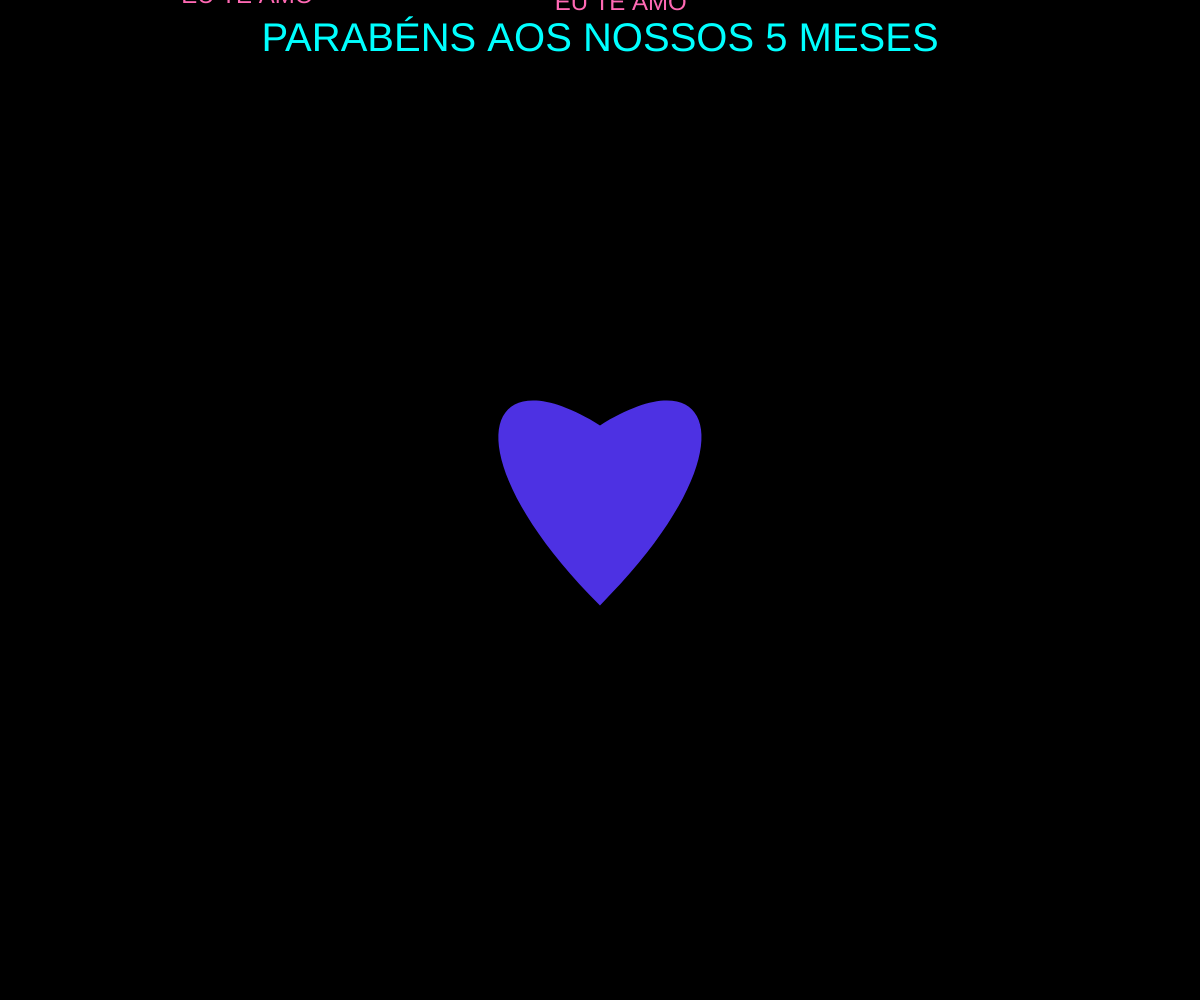
Frame 1 (no input)
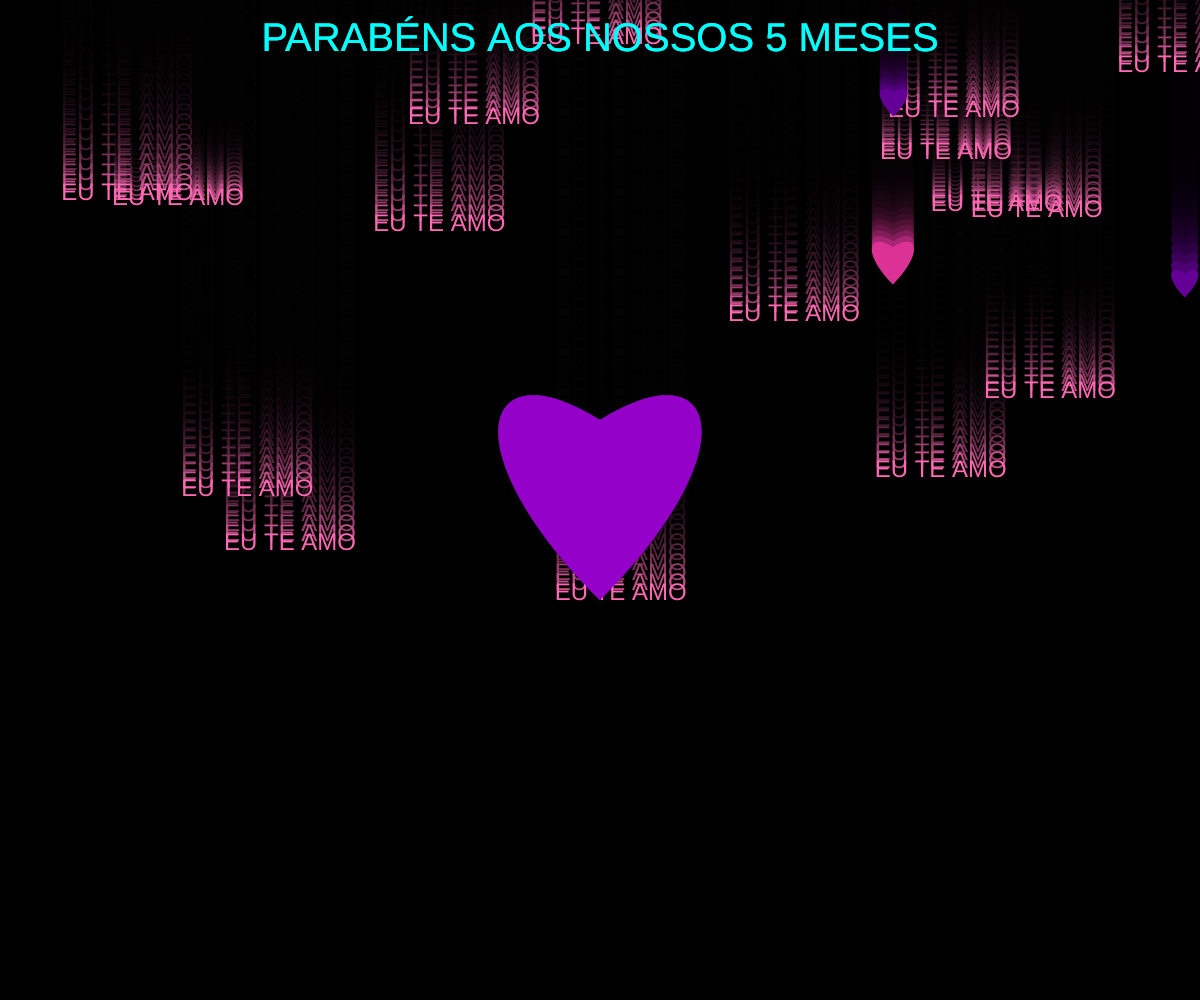
Frame 60 (no input)
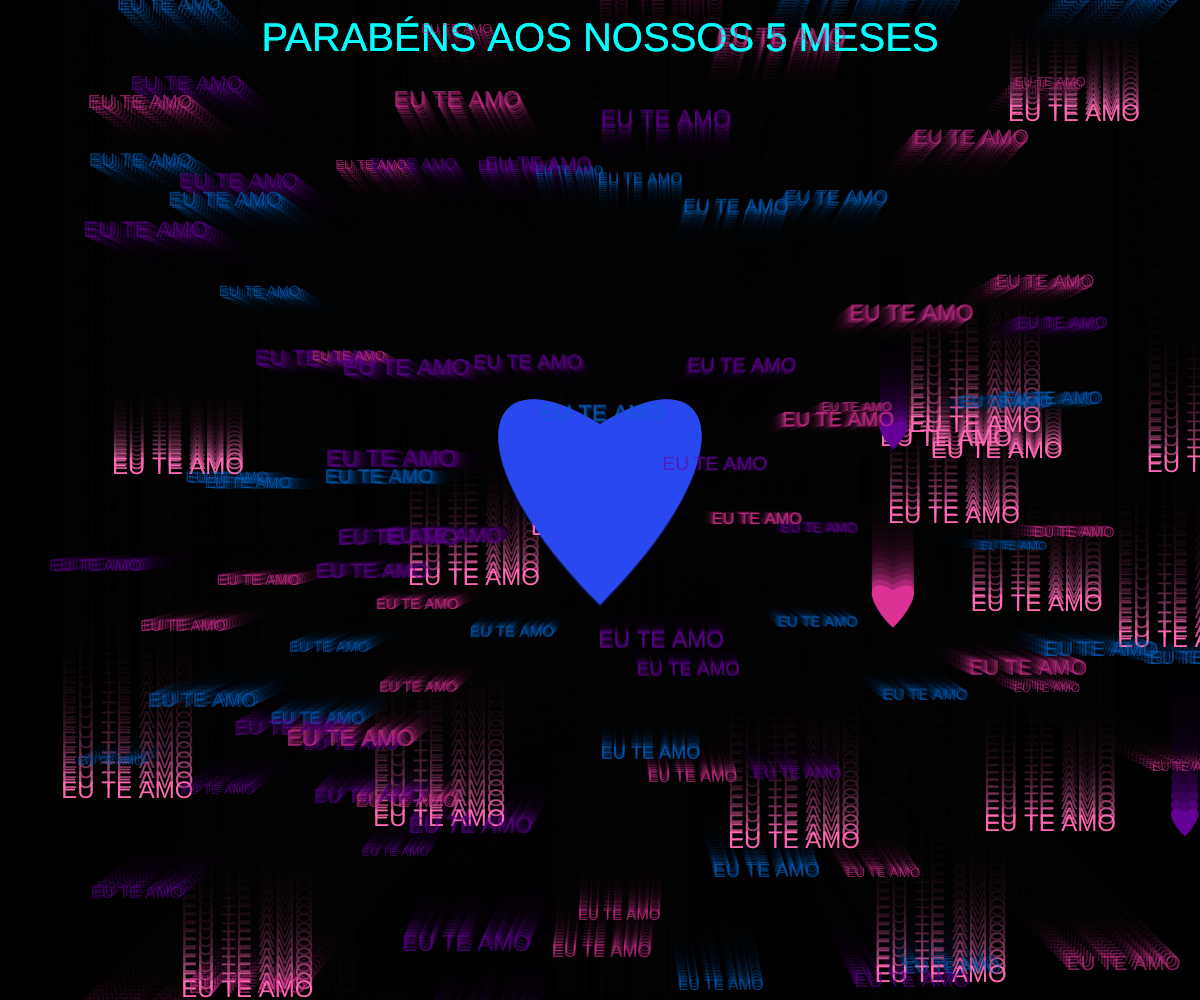
Frame 120 (the mouse pressed at the canvas centre since frame 60)

The p5.js sketch that drew these frames (run headless with seeded random() and noise() and a simulated clock; from frame 60 on, the mouse is pressed at the canvas centre):

// p5.js sketch
// ── sketch.js
let gotas = [];
// Aumentado o tamanho do texto "TE AMO"
let tamanhoTexto = 24; // Antes era 16, agora 24 para ser maior
let corTexto = [255, 105, 180]; // Rosa choque para o texto (RGB)

// NOVAS CORES BASE PARA O CORAÇÃO PRINCIPAL
let corCoracaoBase1 = [0, 100, 255]; // Azul
let corCoracaoBase2 = [150, 0, 200]; // Roxo
let corCoracao = []; // Será dinamicamente atualizada entre azul e roxo

let coracaoPiscando = false;
let tempoPiscando = 0;
let duracaoPiscar = 200; // ms

// --- Variáveis para a explosão ---
let particulasExplosao = [];
let maxParticulasExplosao = 100; // Quantidade de "TE AMO" na explosão
let velocidadeExplosaoMin = 5;
let velocidadeExplosaoMax = 20;
// TEMPO DE VIDA DA PARTÍCULA DA EXPLOSÃO REDUZIDO PARA 2.5 SEGUNDOS
let tempoVidaParticula = 150; // Antes era 300, agora 150 (para 2.5 segundos)

// CORES PARA AS PARTÍCULAS DA EXPLOSÃO E CORAÇÕES CAINDO (Azul, Roxo, Rosa)
// Cores ajustadas para serem um pouco mais escuras e vibrantes
const coresExplosao = [
    [220, 50, 150],   // Rosa mais escuro e vibrante
    [100, 0, 150],    // Roxo mais escuro e vibrante
    [0, 100, 200]     // Azul mais escuro e vibrante
];

// --- NOVAS VARIÁVEIS PARA A MENSAGEM SUPERIOR ---
let mensagemSuperior = "PARABÉNS AOS NOSSOS 5 MESES";
let corMensagemSuperior = [0, 255, 255]; // Ciano vibrante
let tamanhoMensagemSuperior = 40; // Tamanho do texto da mensagem

// --- NOVAS VARIÁVEIS PARA OS CORAÇÕES CAINDO ---
let coracoesCaindo = []; // Array para armazenar os corações que caem
let numCoracoesCaindo = 80; // Quantidade de corações caindo (ajuste conforme a densidade desejada)

// Aumentado o número de colunas de texto para manter a densidade mesmo com o texto maior
let numColunas = 450; // Mantido em 450, mas com texto maior, a densidade visual aumenta.


function setup() {
    createCanvas(windowWidth, windowHeight);
    background(0);
    frameRate(60);

    // Inicializa as "gotas" de texto
    for (let i = 0; i < numColunas; i++) {
        gotas.push(new Gota(i * (width / numColunas)));
    }

    // Inicializa os corações caindo
    for (let i = 0; i < numCoracoesCaindo; i++) {
        coracoesCaindo.push(new HeartGota(random(width))); // Corações começam em posições X aleatórias
    }
}

function draw() {
    // Fundo semi-transparente para o rastro geral.
    // Aumentado para 60 para reduzir o rastro nos corações caindo.
    background(0, 60); // Antes era 40

    // ATUALIZA A COR DO CORAÇÃO PRINCIPAL DINAMICAMENTE
    // O fator lerpFactor oscila suavemente entre 0 e 1
    let lerpFactor = (sin(frameCount * 0.03) + 1) / 2; // Mais lento para transição suave
    let interpolatedColor = lerpColor(color(corCoracaoBase1[0], corCoracaoBase1[1], corCoracaoBase1[2]), color(corCoracaoBase2[0], corCoracaoBase2[1], corCoracaoBase2[2]), lerpFactor);
    // Converte o objeto p5.Color de volta para um array RGB
    corCoracao = [interpolatedColor.levels[0], interpolatedColor.levels[1], interpolatedColor.levels[2]];


    // Desenha e atualiza as gotas de chuva (TE AMO)
    for (let gota of gotas) {
        gota.cair();
        gota.mostrar();
    }

    // Desenha e atualiza os corações caindo
    // CORREÇÃO AQUI: 'for (let heartGota of coracoesCaindo)' em vez de 'for (let heartGota = coracoesCaindo)'
    for (let heartGota of coracoesCaindo) {
        heartGota.cair();
        heartGota.mostrar();
    }

    // --- DESENHA A MENSAGEM SUPERIOR ---
    fill(corMensagemSuperior[0], corMensagemSuperior[1], corMensagemSuperior[2]);
    noStroke();
    textSize(tamanhoMensagemSuperior);
    textAlign(CENTER, TOP); // Alinha o texto ao centro horizontal e ao topo vertical
    text(mensagemSuperior, width / 2, 20); // Posição: centro da largura, 20 pixels do topo
    textAlign(LEFT, BASELINE); // Reseta o alinhamento para o padrão (importante para o texto caindo)


    // Desenha o coração principal
    desenharCoracao();

    // Lógica para o coração principal piscar
    if (coracaoPiscando) {
        if (millis() - tempoPiscando > duracaoPiscar) {
            coracaoPiscando = false;
        }
    }

    // --- Atualiza e desenha as partículas de explosão ---
    for (let i = particulasExplosao.length - 1; i >= 0; i--) {
        let p = particulasExplosao[i];
        p.mover();
        p.mostrar();
        if (p.estaMorta()) {
            particulasExplosao.splice(i, 1); // Remove partículas mortas
        }
    }
}

// Classe para cada "gota" de texto (chuva de TE AMO)
class Gota {
    constructor(x) {
        this.x = x;
        this.y = random(-height * 20, 0); // Começa bem mais acima para alta densidade
        // VELOCIDADE DO TEXTO "EU TE AMO" CAINDO AUMENTADA UM POUCO
        this.velocidade = random(4, 10); // Antes era random(2, 7)
        this.texto = "EU TE AMO"; // Alterado de "TE AMO" para "EU TE AMO"
    }

    cair() {
        this.y += this.velocidade;
        if (this.y > height) {
            this.y = random(-height * 20, 0); // Reseta a posição Y
            this.velocidade = random(4, 10); // Nova velocidade aumentada
        }
    }

    mostrar() {
        fill(corTexto[0], corTexto[1], corTexto[2]);
        noStroke();
        textSize(tamanhoTexto); // Usa o tamanho de texto global
        text(this.texto, this.x, this.y);
    }
}

// --- NOVA CLASSE: Coração Caindo (HeartGota) ---
class HeartGota {
    constructor(x) {
        this.x = x;
        this.y = random(-height * 10, 0); // Corações podem começar um pouco mais acima ou abaixo do texto
        // VELOCIDADE DOS CORAÇÕES CAINDO CORTADA PELA METADE
        this.velocidade = random(3.5, 9); // Antes era random(7, 18)
        this.cor = random(coresExplosao); // Cor aleatória entre azul, roxo e rosa
        // TAMANHO DOS CORAÇÕES CAINDO MENOR
        this.tamanhoBase = random(tamanhoTexto * 0.8, tamanhoTexto * 1.5); // Antes era 1.5 a 2.5
    }

    cair() {
        this.y += this.velocidade;
        if (this.y > height) {
            this.y = random(-height * 10, 0); // Reseta a posição Y
            this.velocidade = random(3.5, 9); // Nova velocidade cortada pela metade
            this.cor = random(coresExplosao); // Nova cor ao resetar
        }
    }

    mostrar() {
        fill(this.cor[0], this.cor[1], this.cor[2]);
        noStroke();

        push(); // Salva o estado atual das transformações
        translate(this.x, this.y); // Move para a posição do coração

        // Desenha o coração (código adaptado da função desenharCoracao)
        beginShape();
        vertex(0, this.tamanhoBase * 0.7);

        bezierVertex(
            -this.tamanhoBase * 1.0, -this.tamanhoBase * 0.3,
            -this.tamanhoBase * 0.8, -this.tamanhoBase * 1.0,
            0, -this.tamanhoBase * 0.5
        );

        bezierVertex(
            this.tamanhoBase * 0.8, -this.tamanhoBase * 1.0,
            this.tamanhoBase * 1.0, -this.tamanhoBase * 0.3,
            0, this.tamanhoBase * 0.7
        );
        endShape(CLOSE);
        pop(); // Restaura o estado salvo
    }
}


// --- CLASSE: Partícula para a explosão ---
class ParticulaExplosao {
    constructor(x, y) {
        this.x = x;
        this.y = y;
        this.velocidadeX = random(-velocidadeExplosaoMax, velocidadeExplosaoMax);
        this.velocidadeY = random(-velocidadeExplosaoMax, velocidadeExplosaoMax);
        this.texto = "EU TE AMO"; // Alterado de "TE AMO" para "EU TE AMO"
        this.alpha = 255; // Transparência inicial
        this.tempoVida = tempoVidaParticula; // Contador de frames
        // TAMANHO DAS LETRAS DA EXPLOSÃO MENORES
        this.tamanho = random(tamanhoTexto * 0.5, tamanhoTexto * 1.0); // Antes era 0.8 a 1.5
        this.cor = [...random(coresExplosao), this.alpha]; // Copia a cor e adiciona o alpha
    }

    mover() {
        this.x += this.velocidadeX;
        this.y += this.velocidadeY;
        // Fator de desaceleração para a explosão (mantido para dispersão)
        // Diminuído o fator de desaceleração para mais rastro (partículas persistem mais)
        this.velocidadeX *= 0.97; // Antes era 0.95
        this.velocidadeY *= 0.97; // Antes era 0.95
        this.tempoVida--;
        // Alpha mapeado para mais rastro na explosão
        this.alpha = map(this.tempoVida, 0, tempoVidaParticula, 0, 255); // Mantido em 255 para rastro forte
        this.cor[3] = this.alpha;
    }

    mostrar() {
        fill(this.cor[0], this.cor[1], this.cor[2], this.cor[3]);
        noStroke();
        textSize(this.tamanho);
        text(this.texto, this.x, this.y);
    }

    estaMorta() {
        return this.tempoVida < 0;
    }
}


// FUNÇÃO DO CORAÇÃO PRINCIPAL
function desenharCoracao() {
    // TAMANHO DO CORAÇÃO PRINCIPAL MENOR
    let tamanhoBase = width / 8; // Antes era width / 6

    let offset = sin(frameCount * 0.08) * 5;

    // A cor atual do coração agora é a dinamicamente interpolada ou uma versão clara dela
    let corAtual;
    if (coracaoPiscando) {
        // Cria uma versão mais clara da cor interpolada atual
        corAtual = [
            min(corCoracao[0] + 50, 255), // Garante que o valor não exceda 255
            min(corCoracao[1] + 50, 255),
            min(corCoracao[2] + 50, 255)
        ];
    } else {
        corAtual = corCoracao; // Usa a cor interpolada entre azul e roxo
    }

    let escalaCoracao = coracaoPiscando ? 1.15 : 1.0;

    push();
    translate(width / 2, height / 2 + offset);
    scale(escalaCoracao);

    fill(corAtual[0], corAtual[1], corAtual[2]);
    noStroke();

    beginShape();
    vertex(0, tamanhoBase * 0.7);

    bezierVertex(
        -tamanhoBase * 1.0, -tamanhoBase * 0.3,
        -tamanhoBase * 0.8, -tamanhoBase * 1.0,
        0, -tamanhoBase * 0.5
    );

    bezierVertex(
        tamanhoBase * 0.8, -tamanhoBase * 1.0,
        tamanhoBase * 1.0, -tamanhoBase * 0.3,
        0, tamanhoBase * 0.7
    );
    endShape(CLOSE);

    pop();
}

function mousePressed() {
    coracaoPiscando = true;
    tempoPiscando = millis();

    for (let i = 0; i < maxParticulasExplosao; i++) {
        particulasExplosao.push(new ParticulaExplosao(width / 2, height / 2));
    }
}

function windowResized() {
    resizeCanvas(windowWidth, windowHeight);
    gotas = [];
    for (let i = 0; i < numColunas; i++) {
        gotas.push(new Gota(i * (width / numColunas)));
    }
    // Reinicializa os corações caindo ao redimensionar
    coracoesCaindo = [];
    for (let i = 0; i < numCoracoesCaindo; i++) {
        coracoesCaindo.push(new HeartGota(random(width)));
    }
}
